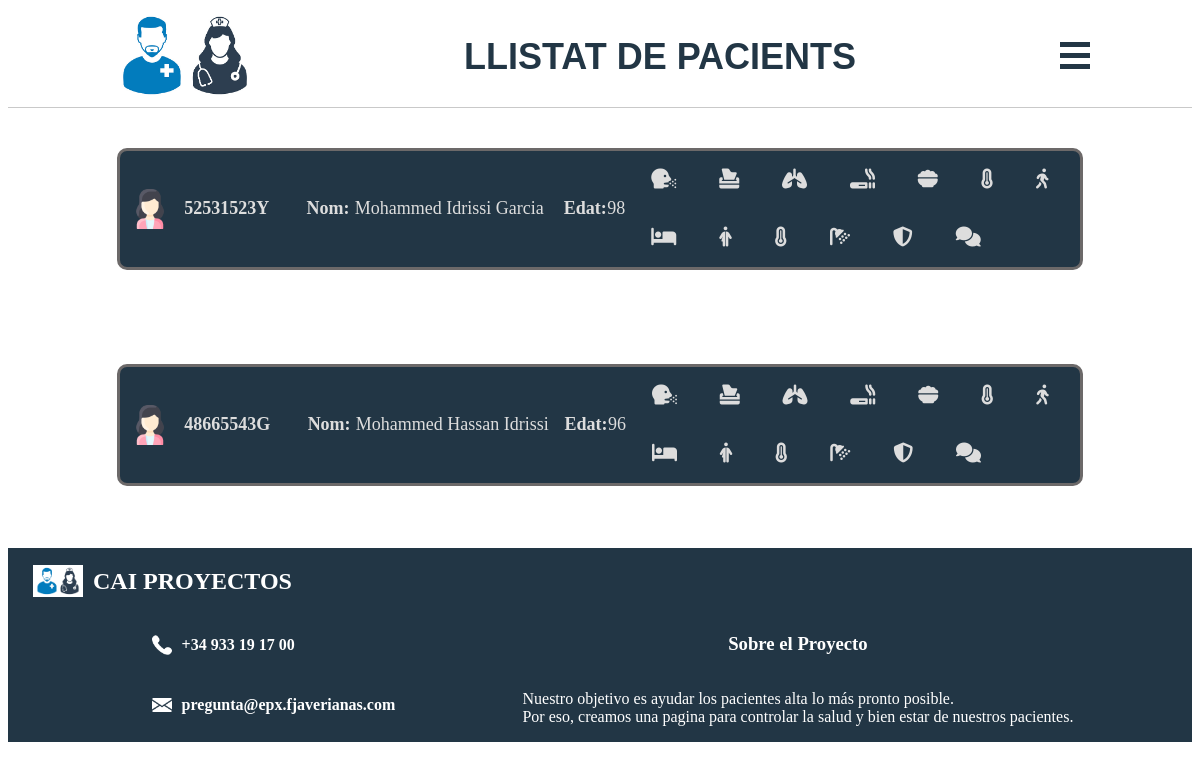
The page /lista_paciente on the database as committed earlier.
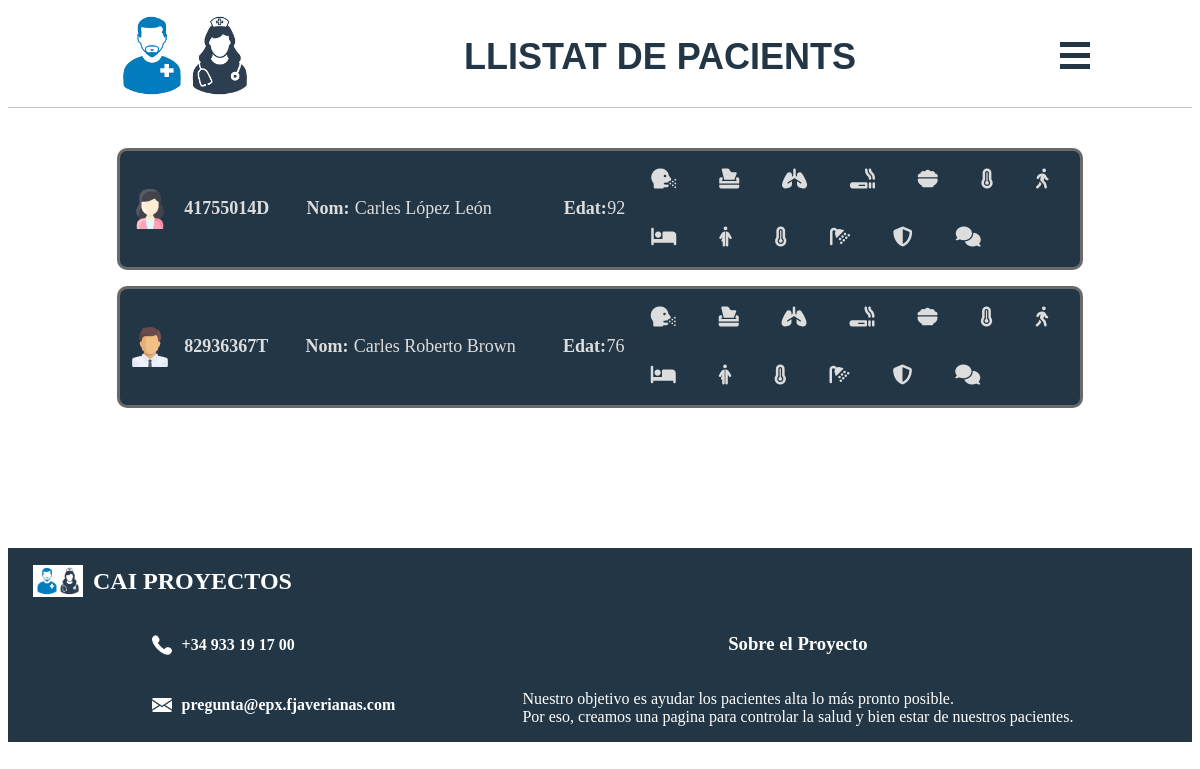
The same page on the database as committed later.
### tables this page shows
CREATE TABLE `info_general` (
  `dni` varchar(10) NOT NULL
,  `nom` varchar(60) NOT NULL
,  `edat` integer NOT NULL
,  `sexe` varchar(60) NOT NULL
,  `LLoc_naixement` varchar(30) NOT NULL
,  `Lloc_residencia` varchar(60) NOT NULL
,  `temps_residencia` integer NOT NULL
,  `familia_origen_pare` varchar(60) NOT NULL
,  `familia_origen_mare` varchar(60) NOT NULL
,  `familia_origen_germans` varchar(60) NOT NULL
,  `familia_procreacio` varchar(60) NOT NULL
,  `rol_ocupa` varchar(60) NOT NULL
,  `membres_integren` varchar(60) NOT NULL
,  `viu_sol` varchar(60) NOT NULL
,  `problema_salut_actual` varchar(60) NOT NULL
,  `pren_medicaments_casa` varchar(60) NOT NULL
,  `quins_medicaments` varchar(60) NOT NULL
,  PRIMARY KEY (`dni`)
);

### app.py (the view)
@app.route("/lista_paciente")
def lista_paciente():
    consulta_sel = "select * from info_general;"
    data = obtenerDatos(consulta_sel)
    nombreTablas = ['Informació general',
                    'Necessitats respiratòries',
                    'Menjar i beure',
                    'Necessitats d\'eliminació',
                    'Necessitats de mobilitat',
                    'Necessitats de son i repòs',
                    'Necessitats de vertimenta',
                    'Necessitats de temperatura',
                    'Necessitats d\'higiene',
                    'Necessitats d\'evitar perills',
                    'Necessitats de comunicació',
                    'Creences i valors',
                    'Realització personal',
                    'Necessitats d\'esbarjo',
                    'Necessitats d\'aprenentatge']
    return render_template("lista_paciente.html", data=data, numTablas=15, nombreTablas=nombreTablas)

### bdPacients.py (called while the page is built)
def conectarBD():
    if DB == 'MYSQL':
        db = mysql.connector.connect(host='localhost',
                                    user='root',
                                    password=CONTRASENA,
                                    database="formulario_cai"
                                    )
    elif DB == 'SQLITE':
        if os.getenv('HOSTING', default=None) == None:
            db = sqlite3.connect("formulario_cai.db")
        else:
            db = sqlite3.connect("/home/telesfor/CAI_DAW/formulario_cai.db")
    return db

def obtenerDatos(consulta):
    db = conectarBD()
    cursor = db.cursor()
    cursor.execute(consulta)
    data = cursor.fetchall()
    print(data)
    return data

### templates/lista_paciente.html (shortened to what this page needs)
<!DOCTYPE html>
<html lang="en">
<head>
  <link rel="stylesheet" type="text/css" href="{{url_for('static',filename='estilos_pagina.css')}}" />
  <link rel="stylesheet" href="{{url_for('static',filename='swiper-bundle.css')}}" />
  <link rel="stylesheet" href="https://cdnjs.cloudflare.com/ajax/libs/font-awesome/6.3.0/css/all.min.css">
</head>
<body>
  <header>
    <div id="logo">
      <img src="{{url_for('static',filename='enfermeros.jpg')}}" alt="Imagen de logo" width="150px">
    </div>
    <div class="titulo">
      <h1>LLISTAT DE PACIENTS</h1>
    </div>
    <span id="caja-menu">
      <div class="container-menu" id="menu" onclick="abrirMenu()">
        <div id="bar1" class="bar1"></div>
        <div id="bar2" class="bar2"></div>
        <div id="bar3" class="bar3"></div>
      </div>
    </span>
  </header>
  <main>
    <div class="column">
      {% for linea in data | reverse %}
      <div class="row">
        <div class="card" id="{{linea[0]}}">
          {% if linea[3] == 'H' %}
          <img src="./../static/man.png" alt="hombre" class="image-man" />
          {% else %}
          <img src="./../static/woman.png" alt="hombre" class="image-man" />
          {% endif %}
          <div class="text-card">
            <div class="text-name">
              <h3>{{linea[0]}}</h3>
            </div>
            <div class="list">
              <div class="dadesPersonals">
                <div class="dadesNom">
                  <h4>Nom:</h4>
                  <div>{{linea[1]}}</div>
                </div>
                <div class="dadesEdat">
                  <h4>Edat:</h4>
                  <div>{{linea[2]}}</div>
                </div>
              </div>
              <div class="alarmes">
                <div class="alarma"><i class="fa-solid fa-head-side-cough fa-lg"></i></div>
                <div class="alarma"><i class="fa-solid fa-box-tissue fa-lg"></i></div>
                <div class="alarma"><i class="fa-solid fa-lungs fa-lg"></i></div>
                <div class="alarma"><i class="fa-sharp fa-solid fa-smoking fa-lg"></i></div>
                <div class="alarma"><i class="fa-solid fa-bowl-food fa-lg"></i></div>
                <div class="alarma"><i class="fa fa-thermometer-full fa-lg" aria-hidden="true"></i></div>
                <div class="alarma"><i class="fa-solid fa-person-walking fa-lg"></i></div>
                <div class="alarma"><i class="fa-sharp fa-solid fa-bed fa-lg"></i></div>
                <div class="alarma"><i class="fa-solid fa-person-half-dress fa-lg"></i></div>
                <div class="alarma"><i class="fa fa-thermometer-full fa-lg" aria-hidden="true"></i></div>
                <div class="alarma"><i class="fa fa-shower fa-lg" aria-hidden="true"></i></div>
                <div class="alarma"><i class="fa-sharp fa-solid fa-shield-halved fa-lg"></i></div>
                <div class="alarma"><i class="fa-solid fa-comments fa-lg"></i></div>
              </div>
            </div>
          </div>
        </div>
      </div>
      {% endfor %}
    </div>
  </main>
  <footer>
    <div class="logo-footer">
      <img src="{{url_for('static',filename='enfermeros.jpg')}}" alt="Imagen de logo" width="50px">
      <h2>CAI PROYECTOS</h2>
    </div>
    <div class="footer-container">
      <div>
        <div class="iconos">
          <img src="{{url_for('static',filename='telefone.png')}}" alt="Telefono" class="icono-telefono">
          <h4>+34 933 19 17 00</h4>
        </div>
        <div class="iconos">
          <img src="{{url_for('static',filename='email.png')}}" alt="Email" class="icono-email">
          <h4>pregunta@epx.fjaverianas.com</h4>
        </div>
      </div>
      <div class="footer-descripcion">
        <h3>Sobre el Proyecto</h3>
        <p>Nuestro objetivo es ayudar los pacientes alta lo más pronto posible. </br> Por eso, creamos una pagina para
          controlar la salud y bien estar de nuestros pacientes.</p>
      </div>
    </div>
  </footer>
</body>
</html>

### static/estilos_pagina.css (style rules this page uses)
body { background-repeat: no-repeat; background-attachment: fixed; background-size: cover; }
header { display: flex; flex-direction: row; justify-content: space-around; align-items: center; border-bottom: 1px solid; border-color: #c9c9c9; }
header #logo { display: block; align-self: auto; }
header .titulo h1 { font-family: Poppins, sans-serif; font-size: 36px; color: #223645; }
.container-menu { display: inline-block; cursor: pointer; position: relative; z-index: 5; }
.bar1, .bar2, .bar3 { width: 30px; height: 5px; background-color: #223645; margin: 6px 0; transition: 0.4s; }
#caja-menu { display: relative; }
.row { display: flex; flex-direction: column; gap: 10px; }
.column { width: 92vw; display: flex; flex-direction: column; align-items: center; padding: 40px; height: 30vw; overflow-y: scroll; row-gap: 2vh; }
.card { display: flex; flex-direction: row; align-items: center; background-color: #223645; border-radius: 10px; color: #ddd; width: 80vw; border: 3px solid #6c6969; cursor: pointer; }
.image-man { width: 40px; height: 40px; padding: 10px; }
.text-card { display: flex; flex-direction: row; align-items: center; width: 100%; }
.list { display: flex; flex-direction: row; width: 90%; justify-content: start; align-items: center; margin-left: 7%; }
.dadesPersonals { display: flex; flex-direction: row; font-size: 18px;; width: 60%; }
.dadesPersonals .dadesNom { display: flex; flex-direction: row; align-items: center; width: 90%; margin-left: -7.5%; column-gap: 2%; }
.dadesPersonals .dadesEdat { display: flex; flex-direction: row; align-items: center; width: 15%; column-gap: 1%; }
.alarmes { display: flex; flex-direction: row; column-gap: 10%; align-items: center; width: 90%; flex-wrap: wrap; margin-left: 5%; }
.alarma { margin-top: 20px; margin-bottom: 20px; }
.text-name h3 { margin-left: 5%; font-size: 18px; }
footer { background-color: #223645; padding-left: 25px; color: white; animation-name: slide; animation-duration: 1.5s; animation-fill-mode: forwards; }
.logo-footer { display: flex; flex-direction: row; gap: 10px; align-items: center; }
.iconos { display: flex; flex-direction: row; align-items: center; gap: 10px; }
.icono-telefono { width: 20px; height: 20px; }
.icono-email { width: 20px; height: 20px; }
.footer-container { display: flex; gap: 30px; flex-direction: row; justify-items: center; justify-content: space-around; padding: 0px 70px 0px 70px; }
.footer-descripcion { display: flex; flex-direction: column; align-items: center; }

Rows that differ between the two databases and show on the page:
removed info_general: dni "52531523Y", nom "Mohammed Idrissi Garcia", edat "98"
removed info_general: dni "48665543G", nom "Mohammed Hassan Idrissi", edat "96"
added info_general: dni "41755014D", nom "Carles López León", edat "92"
added info_general: dni "82936367T", nom "Carles Roberto Brown", edat "76"
